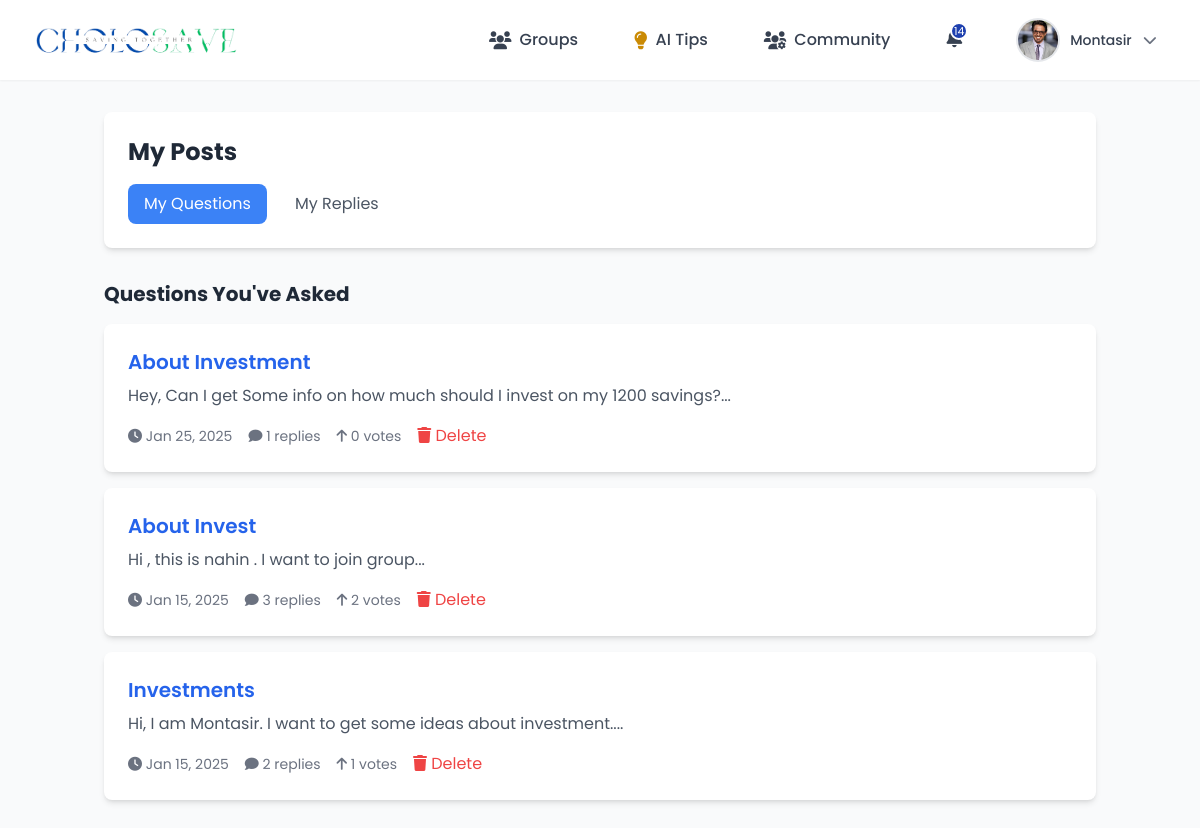
The app's page /my_posts.php (signed in) with its own data.
### tables this page shows
CREATE TABLE `users` (
  `id` int(11) NOT NULL,
  `name` varchar(255) DEFAULT NULL,
  `email` varchar(255) DEFAULT NULL,
  `phone_number` varchar(255) DEFAULT NULL,
  `password` varchar(255) DEFAULT NULL,
  `role` enum('user','group_admin','admin') DEFAULT 'user',
  `created_at` timestamp NOT NULL DEFAULT current_timestamp(),
  `profile_picture` varchar(255) NOT NULL,
  `otp` varchar(6) DEFAULT NULL,
  `otp_expiry` datetime DEFAULT NULL
);

CREATE TABLE `questions` (
  `id` int(11) NOT NULL,
  `user_id` int(11) DEFAULT NULL,
  `title` varchar(255) NOT NULL,
  `content` text NOT NULL,
  `created_at` timestamp NOT NULL DEFAULT current_timestamp(),
  `updated_at` timestamp NOT NULL DEFAULT current_timestamp() ON UPDATE current_timestamp(),
  `views` int(11) DEFAULT 0
);

### my_posts.php (the view, shortened to what this page needs)
<?php
include 'db.php';
include 'includes/header2.php';
$user_id = mysqli_real_escape_string($conn, $_SESSION['user_id']);
$questions_query = "
    SELECT
        q.*,
        COUNT(DISTINCT r.id) as reply_count,
        COUNT(DISTINCT CASE WHEN rc.reaction_type = 'upvote' THEN rc.id END) as upvotes,
        COUNT(DISTINCT CASE WHEN rc.reaction_type = 'downvote' THEN rc.id END) as downvotes
    FROM questions q
    LEFT JOIN replies r ON q.id = r.question_id
    LEFT JOIN reactions rc ON q.id = rc.question_id
    WHERE q.user_id = '$user_id'
    GROUP BY q.id
    ORDER BY q.created_at DESC
";
$questions_result = mysqli_query($conn, $questions_query);
?>
<!DOCTYPE html>
<html lang="en">
<head>
    <script src="https://cdn.tailwindcss.com"></script>
    <link rel="stylesheet" href="https://cdnjs.cloudflare.com/ajax/libs/font-awesome/6.0.0/css/all.min.css">
</head>
<body class="bg-gray-100">
    <div class="container mx-auto px-4 py-8">
        <div class="bg-white rounded-lg shadow-md p-6 mb-8">
            <h1 class="text-2xl font-bold text-gray-800">My Posts</h1>
            <div class="mt-4">
                <button onclick="switchTab('questions')" id="questionsTab"
                    class="px-4 py-2 mr-2 rounded-lg bg-blue-500 text-white">
                    My Questions
                </button>
                <button onclick="switchTab('replies')" id="repliesTab" class="px-4 py-2 rounded-lg text-gray-600">
                    My Replies
                </button>
            </div>
        </div>
        <div id="questionsSection" class="space-y-4">
            <h2 class="text-xl font-bold text-gray-800 mb-4">Questions You've Asked</h2>
            <?php if (mysqli_num_rows($questions_result) > 0): ?>
                <?php while ($question = mysqli_fetch_assoc($questions_result)): ?>
                    <div class="bg-white rounded-lg shadow-md p-6 hover:shadow-lg transition duration-200">
                        <div class="flex justify-between">
                            <div class="flex-1">
                                <a href="question.php?id=<?php echo $question['id']; ?>"
                                    class="text-xl font-semibold text-blue-600 hover:text-blue-800">
                                    <?php echo htmlspecialchars($question['title']); ?>
                                </a>
                                <p class="text-gray-600 mt-2">
                                    <?php echo substr(htmlspecialchars($question['content']), 0, 200) . '...'; ?>
                                </p>
                                <div class="flex items-center mt-4 space-x-4">
                                    <span class="text-sm text-gray-500">
                                        <i class="fas fa-clock"></i>
                                        <?php echo date('M d, Y', strtotime($question['created_at'])); ?>
                                    </span>
                                    <span class="text-sm text-gray-500">
                                        <i class="fas fa-comment"></i>
                                        <?php echo $question['reply_count']; ?> replies
                                    </span>
                                    <span class="text-sm text-gray-500">
                                        <i class="fas fa-arrow-up"></i>
                                        <?php echo $question['upvotes'] - $question['downvotes']; ?> votes
                                    </span>
                                    <button onclick="deleteQuestion(<?php echo $question['id']; ?>)"
                                        class="text-red-500 hover:text-red-700">
                                        <i class="fas fa-trash"></i> Delete
                                    </button>
                                </div>
                            </div>
                        </div>
                    </div>
                <?php endwhile; ?>
            <?php else: ?>
                <div class="bg-white rounded-lg shadow-md p-6">
                    <p class="text-gray-600">You haven't asked any questions yet.</p>
                </div>
            <?php endif; ?>
        </div>
    </div>
</body>
</html>

### includes/header2.php (shortened to what this page needs)
<?php
include 'db.php';
$user_id = $_SESSION['user_id'];
$sql = "SELECT COUNT(*) as count FROM notifications WHERE target_user_id = ? AND status = 'unread'";
$stmt = $conn->prepare($sql);
$stmt->bind_param("i", $user_id);
$stmt->execute();
$result = $stmt->get_result();
$row = $result->fetch_assoc();
$notificationCount = $row['count'];
$user_name = '';
$profile_picture = '';
$sql_user = "SELECT name, email, profile_picture FROM users WHERE id = ?";
$stmt = $conn->prepare($sql_user);
$stmt->bind_param("i", $user_id);
$stmt->execute();
$result_user = $stmt->get_result();
if ($result_user) {
    $user_data = $result_user->fetch_assoc();
    $user_name = $user_data['name'];
    $profile_picture = $user_data['profile_picture'];
}
?>
<!DOCTYPE html>
<html lang="en">
<head>
    <script src="https://cdn.tailwindcss.com"></script>
    <link rel="stylesheet" href="https://cdnjs.cloudflare.com/ajax/libs/font-awesome/6.0.0-beta3/css/all.min.css">
</head>
<body class="bg-gray-50">
    <header class="bg-white shadow-sm">
        <div class="max-w-7xl mx-auto px-4 sm:px-6 lg:px-8">
            <div class="flex items-center justify-between h-20">
                <div class="logo flex items-center space-x-4">
                    <a href="/CholoSave-CS/user_landing_page.php" class="flex items-center">
                        <img src="/CholoSave-CS/includes/project_logo1.png" alt="CholoSave Logo" class="logo-image">
                    </a>
                </div>
                <div class="hidden md:flex items-center space-x-8">
                    <div class="relative group">
                        <button
                            class="nav-item flex items-center space-x-2 px-3 py-2 text-gray-700 hover:text-gray-900">
                            <i class="fas fa-users text-lg"></i>
                            <span class="font-medium">Groups</span>
                        </button>
                    </div>
                    <div class="relative group">
                        <a href="/CholoSave-CS/ai_tips/ai_tips.php">
                            <button
                                class="nav-item flex items-center space-x-2 px-3 py-2 text-gray-700 hover:text-gray-900">
                                <i class="fas fa-lightbulb text-lg text-yellow-600 animate-pulse"></i>
                                <span class="font-medium">AI Tips</span>
                            </button>
                        </a>
                    </div>
                    <div class="relative group">
                        <button
                            class="nav-item flex items-center space-x-2 px-3 py-2 text-gray-700 hover:text-gray-900">
                            <i class="fas fa-users-cog text-lg"></i>
                            <span class="font-medium">Community</span>
                        </button>
                    </div>
                    <div class="relative">
                        <a href="/CholoSave-CS/notification.php"
                            class="nav-item flex items-center space-x-2 px-3 py-2 text-gray-700 hover:text-gray-900">
                            <div class="relative">
                                <?php if ($notificationCount > 0): ?>
                                    <span class="notification-badge"><?php echo $notificationCount; ?></span>
                                <?php endif; ?>
                            </div>
                        </a>
                    </div>
                    <div class="relative group">
                        <button
                            class="flex items-center space-x-3 px-3 py-2 rounded-full hover:bg-gray-100 transition-colors duration-200">
                            <div class="relative w-10 h-10 rounded-full overflow-hidden ring-2 ring-gray-200">
                                <?php if (!empty($profile_picture) && file_exists('uploads/profile/' . $profile_picture)): ?>
                                    <img src="uploads/profile/<?php echo htmlspecialchars($profile_picture); ?>"
                                        alt="Profile" class="w-full h-full object-cover">
                                <?php else: ?>
                                    <div class="w-full h-full bg-gray-200 flex items-center justify-center">
                                        <i class="fas fa-user text-gray-400"></i>
                                    </div>
                                <?php endif; ?>
                            </div>
                            <span
                                class="text-sm font-medium text-gray-700"><?php echo htmlspecialchars($user_name); ?></span>
                            <i class="fas fa-chevron-down text-sm text-gray-500"></i>
                        </button>
                    </div>
                </div>
            </div>
    </header>
</body>
</html>

### includes/header2.php (style rules this page uses)
body { font-family: 'Poppins', sans-serif; }
.nav-item { transition: all 0.3s ease; position: relative; }
.nav-item::after { content: ''; position: absolute; width: 0; height: 2px; bottom: -4px; left: 0; background-color: #1E40AF; transition: width 0.3s ease; }
.logo a { font-size: 1.8rem; font-weight: 700; background: linear-gradient(135deg, #003366 0%, #004080 100%); -webkit-background-clip: text; -webkit-text-fill-color: transparent; text-decoration: none; }
.notification-badge { position: absolute; top: -6px; right: -6px; background: #1E40AF; border-radius: 50%; width: 18px; height: 18px; font-size: 11px; display: flex; align-items: center; justify-content: center; color: white; border: 2px solid white; }
.animate-pulse { animation: pulse 1s infinite; }
.logo-image { max-height: 3rem; width: auto; object-fit: contain; }

### records on screen
users: profile_picture (picture), name "Montasir"
questions: title "About Investment", content "Hey, Can I get Some info on how much should I invest on my 1200 savings?", created_at "Jan 25, 2025", reply_count "1", downvotes "0"
questions: title "About Invest", content "Hi , this is nahin . I want to join group", created_at "Jan 15, 2025", reply_count "3", downvotes "2"
questions: title "Investments", content "Hi, I am Montasir. I want to get some ideas about investment.", created_at "Jan 15, 2025", reply_count "2", downvotes "1"

### other values on screen
$notificationCount "14"
